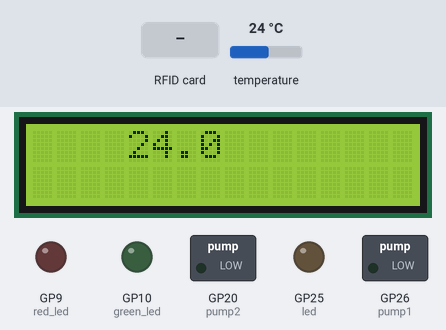
Simulated run of this program. Board: Raspberry Pi Pico running MicroPython. On the bench: 16×2 character LCD, switched loads named in the program (green lamp = pin HIGH), output pins drawn as LEDs (lit = HIGH). The test bench sets the inputs (shaded band); at power-on: temperature 24 °C. The interpreter's speed is modelled, so counts of loop turns are approximate; audio playback is drawn as a buzzer; library files of the repository ran but are not shown: mfrc522.py, pico_i2c_lcd.py; pins used as bus, display or sensor lines are not drawn; what the program prints to the serial console is not drawn.

Above: at 3.5 s.
3.6 s: RFID card EB 29 F8 2D held to the reader
At 10.39 s:
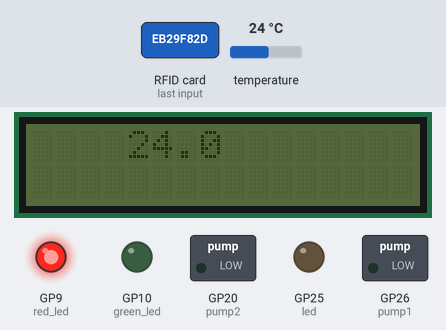
11.9 s: temperature set to 24.6 °C
At 18.0 s:
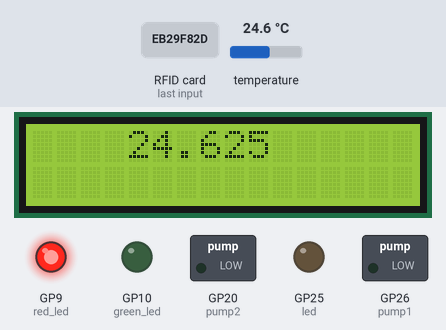
18.3 s: temperature set to 25.6 °C
At 24.1 s:
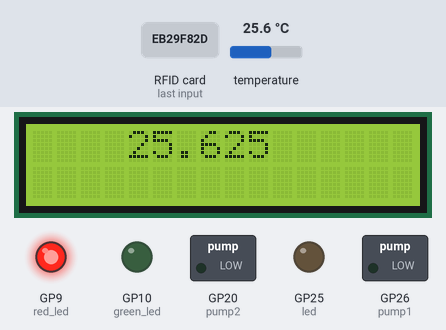
Timing chart, 0 to 25.6 s (numbered marks = the images above; inputs shaded):
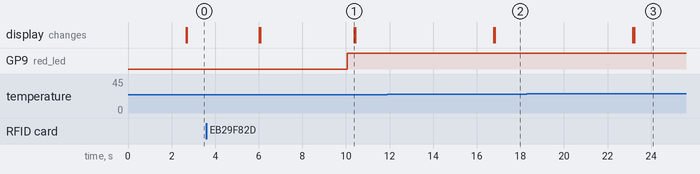

Measured:
- after the input at 3.6 s, GP9 (red_led): LOW → HIGH after 6.5 s instead of 5.1 s
- after the input at 11.9 s, the display: first differs from a run without the input after 4.9 s (image 2)
- after the input at 18.3 s, the display: first differs from a run without the input after 4.9 s (image 3)

The program:

pro0.py
```python
from machine import UART, Pin
import time
from machine import I2C, Pin, SPI
from mfrc522 import MFRC522
import machine
import _thread
import time
from machine import I2C
from lcd_api import LcdApi
from pico_i2c_lcd import I2cLcd
import machine, onewire, ds18x20, time
from machine import Pin
import utime
from machine import Pin
import time
import utime
from utime import sleep
red_led = Pin(9, Pin.OUT)
green_led = Pin(10, Pin.OUT)
sensor = Pin(27, Pin.IN, Pin.PULL_DOWN)
pump1 = Pin(26, Pin.OUT)
pump2 = Pin(20, Pin.OUT)
#ตัดน้ำ
PP33=Pin(28,Pin.IN)
ledr = Pin(9, Pin.OUT)
ledg = Pin(10, Pin.OUT)

def ESP8266Read():
    data=uart.readline()
    if data is not None:
        print(data.decode('UTF8'))
    time.sleep(0.1)

uart = UART(0,baudrate=115200, tx=Pin(16), rx=Pin(17))
time.sleep(1.0)
uart.write('SETWIFI,"Pimrada R109","0903319646"')   #กำหนด ตัวรับ WIFI
time.sleep(1.0)
#uart.write('SUB,"/ESP/LED1"') เลือก TOPIC ที่ต้องรับข้อมูลหรือรับข้อมูล
#time.sleep(1.0)
#uart.write('PUB,"22/99/33","test"') #เลือก TOPIC ที่ต้องส่งข้อมูลหรือรับข้อมูล
#_thread.start_new_thread(ESP8266Read(), ()) # starts the webserver in a _thread

led = Pin(25, Pin.OUT)
true = Pin(15, Pin.OUT)
false = Pin(14, Pin.OUT)
sck = Pin(6, Pin.OUT)
mosi = Pin(7, Pin.OUT)
miso = Pin(4, Pin.OUT)
sda = Pin(5, Pin.OUT)
rst = Pin(22, Pin.OUT)
spi = SPI(0, baudrate=100000, polarity=0, phase=0, sck=sck, mosi=mosi, miso=miso)
card1 = "0xeb29f82d"
card2 = "0x12ac531b"
trigger = Pin(14, Pin.OUT)
echo = Pin(15, Pin.IN)
ledr = Pin(9, Pin.OUT)
ledg = Pin(10, Pin.OUT)


ds_pin = machine.Pin(13)
ds_sensor = ds18x20.DS18X20(onewire.OneWire(ds_pin))

roms = ds_sensor.scan()
print('Found a ds18x20 device')

ds_sensor.convert_temp()
time.sleep_ms(300)


def monitor(show):
    show = str(show)
    showmoni = "    "+ show

    I2C_ADDR     = 0x27
    I2C_NUM_ROWS = 2
    I2C_NUM_COLS = 16

    i2c = I2C(0, sda=machine.Pin(0), scl=machine.Pin(1), freq=400000)
    lcd = I2cLcd(i2c, I2C_ADDR, I2C_NUM_ROWS, I2C_NUM_COLS)

    lcd.putstr(showmoni)


def card_scan():
    rdr = MFRC522(spi, sda, rst)
    (stat, tag_type) = rdr.request(rdr.REQIDL)
    if stat == rdr.OK:
        (stat, raw_uid) = rdr.anticoll()
        if stat == rdr.OK:
            uid = ("0x%02x%02x%02x%02x" % (raw_uid[0], raw_uid[1], raw_uid[2], raw_uid[3]))
            print(uid)
            if uid == card1:
                true.toggle()
                time.sleep(1)
                temp_test()
                print("card 1 ok ")
                uart.write('PUB,"22/06","ON"')

            elif uid == card2:
                true.toggle()
                time.sleep(1)
                print("card 2 ok")

            else:
                false.value(1)
                time.sleep(0.1)
                false.value(0)
                time.sleep(0.1)
                false.value(1)
                time.sleep(0.1)
                false.value(0)
                time.sleep(0.1)
                false.value(1)
                time.sleep(0.1)
                false.value(0)
                time.sleep(1)
def temp_test():
    ds_sensor.convert_temp()
    time.sleep_ms(300)

    for rom in roms:
          show = ds_sensor.read_temp(rom)
          #print(ds_sensor.read_temp(rom))
          float(show)
          if(show>25):
              monitor(show)
              show = str(show)
              gg = 'PUB,"22/06",' + '"' + show + '"'
              print(gg)
              uart.write(gg)
              time.sleep(15)
          else:
              monitor(show)

def pump_on():
    red_led.value(1)
    green_led.value(0)
    pump1.value(1)
    time.sleep(5)

def pump_off():
    red_led.value(0)
    green_led.value(1)
    pump1.value(0)

def pump_on2():
    red_led.value(1)
    green_led.value(0)
    pump2.value(1)
    time.sleep(5)


def pump_off2():
    red_led.value(0)
    green_led.value(1)
    pump2.value(0)


def pump33():
    gg = 0
    if PP33.value()==1:
        if gg == 0:
            print("p2 active")
            ledr.high()
            ledg.low()
            pump_off()
            pump_on2()
            sleep(1)
        if  gg!= 0:
            pump_off2()
            pump_off()
            print("p2 and p1 off")

        gg = gg + 1
    if PP33.value()==0 :
        print("p1 active")
        ledg.high()
        ledr.low()
        pump_on()
        sleep(1)
        if gg != 0:
            pump_off2()
            pump_off()
            print("p2 and p1 off")

while True:
    temp_test()
    time.sleep(2)
    card_scan()
    time.sleep(2)
    print(uart.read())
    time.sleep(2)
    AA = b'MESSAGE,"22/06","ON"\r\n'
    if uart.read() == AA:
        green_led.value(1)
        red_led.value(0)
        pump33()
        print(pump_on())
        time.sleep(5)

    else:
        red_led.value(1)
        green_led.value(0)
```
